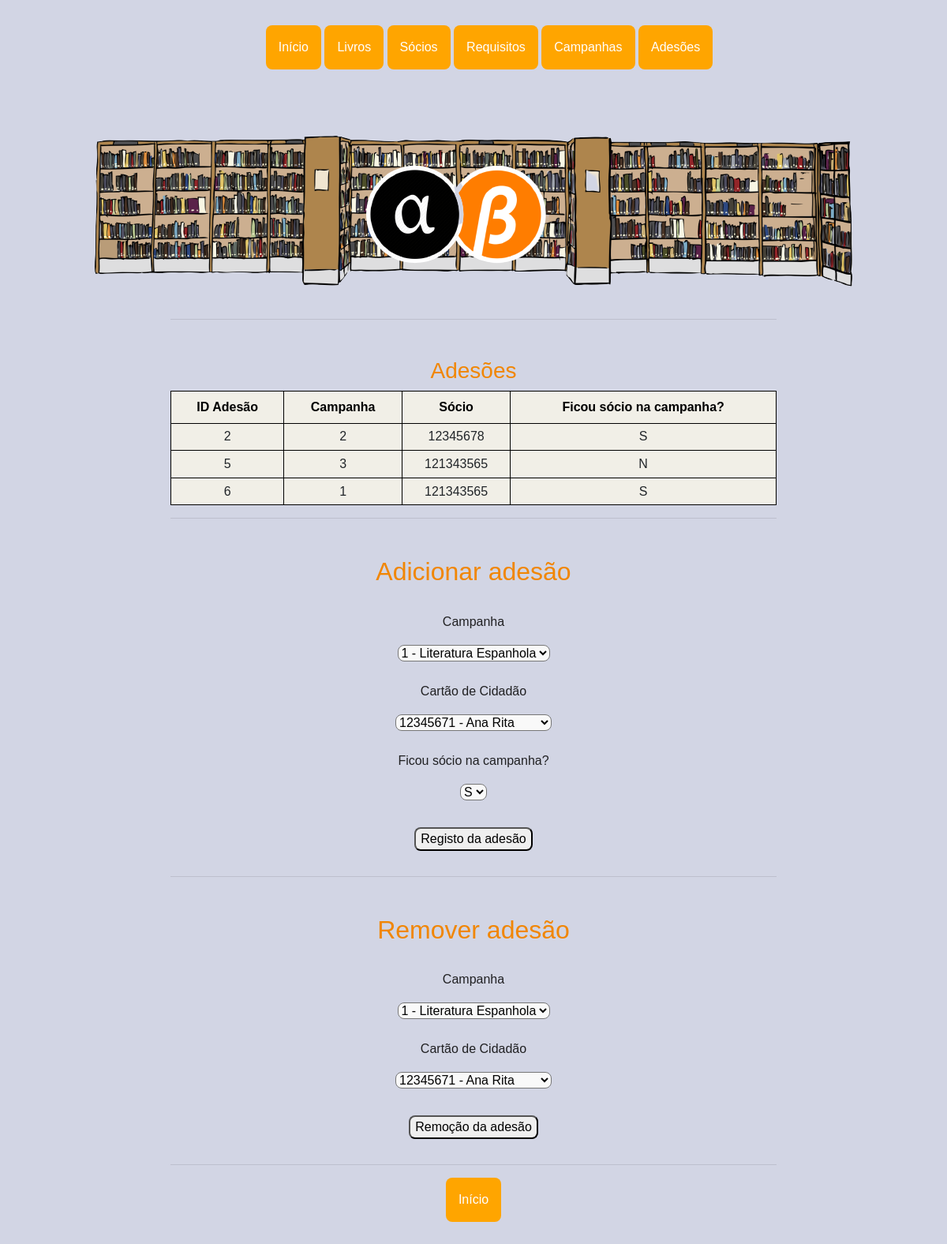
The page /socio_camp on the database as committed earlier.
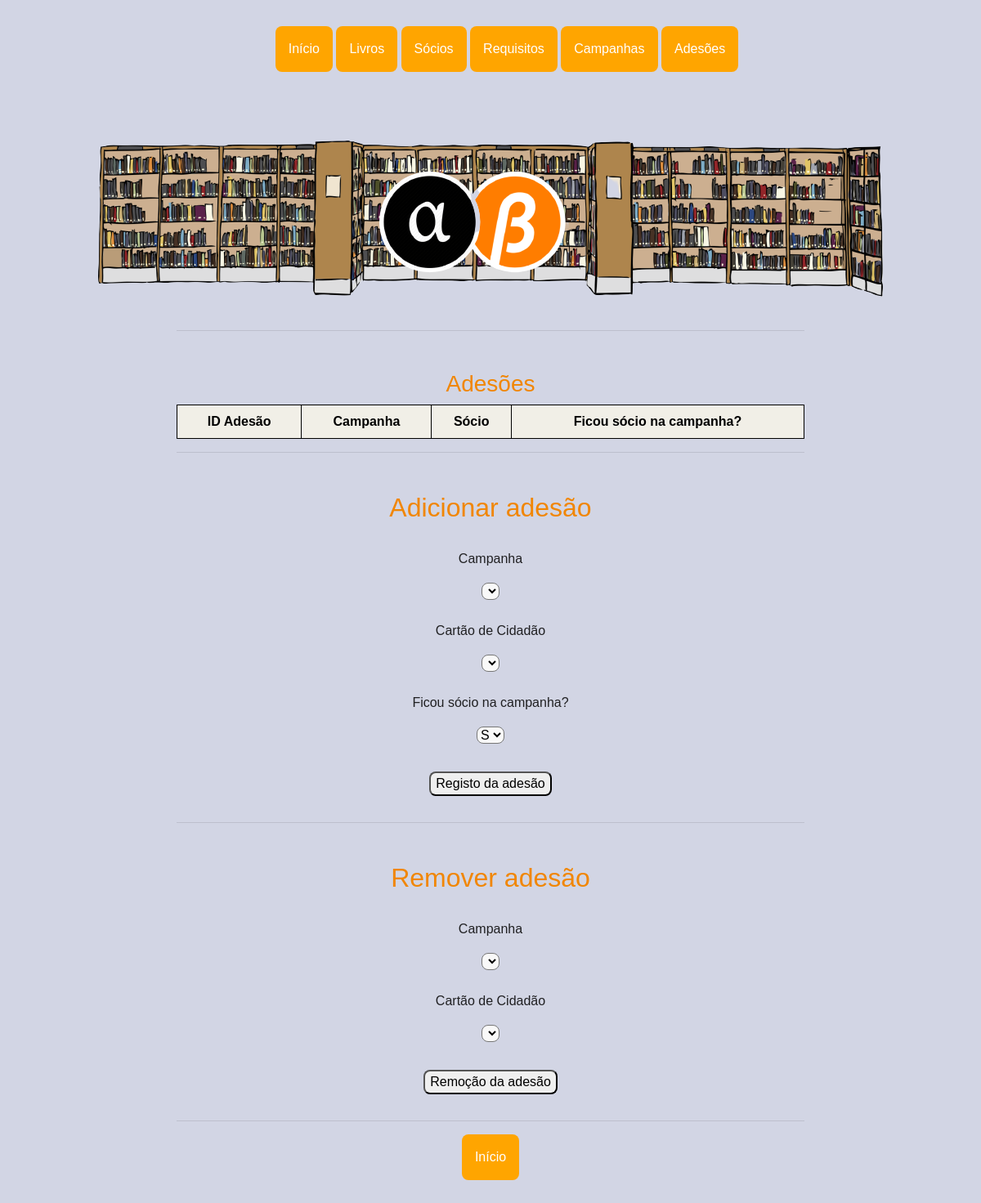
The same page on the database as committed later.
### app.py (models this page shows)
class Socio_Camp(db.Model):
    __tablename__ = 'socio_camp'
    id_sc = db.Column(db.Integer, primary_key=True)
    id_camp_sc = db.Column(db.Integer, db.ForeignKey('campanha.id_camp'))
    cc_sc = db.Column(db.Integer, db.ForeignKey('socio.cc'))
    novo = db.Column(db.String(1))

### app.py (the view)
@app.route('/socio_camp', methods=['GET'])
def socio_camp():
    campanhas = Campanha.query.all()
    socios = Socio.query.all()
    sc = Socio_Camp.query.all()
    return render_template('socio_camp.html', campanhas=campanhas, sc=sc, socios=socios)

### templates/socio_camp.html (shortened to what this page needs)
{% extends "base.html"%} {%block title %}Adesões Campanhas - Biblioteca{%endblock%} {%block pic %}<img class="bgpic"
    src="{{ url_for('static', filename = 'imgs/bb.png') }}" alt="logo" />{%endblock%} {%block content%}
<h3>Adesões</h3>
<table style="width: 100%" class="pure-table pure-table-horizontal">
    <tr>
        <th>ID Adesão</th>
        <th>Campanha</th>
        <th>Sócio</th>
        <th>Ficou sócio na campanha?</th>
    </tr>
    {% for sc in sc %}
    <tr>
        <td>{{sc.id_sc}}</td>
        <td>{{sc.id_camp_sc}}</td>
        <td>{{sc.cc_sc}}</td>
        <td>{{sc.novo}}</td>
        {% endfor %}
    </tr>
</table>
<hr />
<h2>Adicionar adesão</h2>
<form action="/socio_camp2" method="post">
    <p>Campanha</p>
    <select name="campa" id="campa">
        {% for camp in campanhas %}
        <option value="{{ camp.id_camp}}">
            {{camp.id_camp}} - {{camp.nome_camp}}
        </option>
        {% endfor %}
    </select>
    <p>Cartão de Cidadão</p>
    <select name="ccs" id="ccs">
        {% for socio in socios %}
        <option value="{{ socio.cc }}">{{socio.cc}} - {{socio.nome_soc}}</option>
        {% endfor %}
    </select>
    <p>Ficou sócio na campanha?</p>
    <select name="novo" id="novo">
        <option value="S">S</option>
    </select>
    <input type="submit" class="sub final" value="Registo da adesão" />
</form>
<hr />
<h2>Remover adesão</h2>
<form action="/del_adesao" method="post">
    <p>Campanha</p>
    <select name="campa" id="campa">
        {% for camp in campanhas %}
        <option value="{{ camp.id_camp}}">
            {{camp.id_camp}} - {{camp.nome_camp}}
        </option>
        {% endfor %}
    </select>
    <p>Cartão de Cidadão</p>
    <select name="ccs" id="ccs">
        {% for socio in socios %}
        <option value="{{ socio.cc }}">{{socio.cc}} - {{socio.nome_soc}}</option>
        {% endfor %}
    </select>
    <input type="submit" class="sub final" value="Remoção da adesão">
</form>
<hr />
<div class="dropdown">
    <li><a href="/"><button class="dropbtn botoes ">Início</button></a>
    </li>
</div>
{%endblock%}

### templates/base.html (shortened to what this page needs)
<!DOCTYPE html>
<html lang="en">
<head>
    <link rel="stylesheet" href="https://unpkg.com/purecss@2.0.3/build/pure-min.css"
>
    <link rel="stylesheet" href="https://stackpath.bootstrapcdn.com/bootstrap/4.3.1/css/bootstrap.min.css"
 />
    <link rel="stylesheet" type="text/css" href="{{ url_for('static', filename = 'styles.css') }}" />
</head>
<body>
    <header>
        <section id="nav">
            <div class="menu">
                <ul>
                    <div class="dropdown">
                        <li><a href="/"><button class="dropbtn botoes ">Início</button></a>
                        </li>
                    </div>
                    <div class="dropdown">
                        <li><button class="dropbtn botoes">Livros</button>
                        </li>
                    </div>
                    <div class="dropdown">
                        <li><button class="dropbtn botoes">Sócios</button>
                        </li>
                    </div>
                    <div class="dropdown">
                        <li><button class="dropbtn botoes">Requisitos</button>
                        </li>
                    </div>
                    <div class="dropdown">
                        <li><a href="campanhas"><button class="dropbtn botoes ">Campanhas</button></a>
                        </li>
                    </div>
                    <div class="dropdown">
                        <li><a href="socio_camp"><button class="dropbtn botoes">Adesões</button></a>
                        </li>
                    </div>
                </ul>
            </div>
        </section>
        {%block pic%} {%endblock%}
    </header>
    <main>
        <section id="cont">
            <div class="conts">
                <hr />{%block content%} {%endblock%}
            </div>
        </section>
    </main>
</body>
</html>

### static/styles.css (style rules this page uses)
*, *::before, *::after { box-sizing: border-box; }
body { background-color: #d2d5e4; margin: 0; font-family: "Ubuntu", sans-serif; padding-top: 2rem; padding-bottom: 2rem; }
header { display: flex; flex-direction: column; width: 100%; background-color: #d2d5e4; text-align: center; padding-bottom: 1.5rem; }
form { text-align: center; width: auto; }
a { color: #e9e9fc; }
p { color: #202022; padding-top: 1.5rem; }
select { border-radius: 0.5rem; background-color: #f9f9f9; display: inline-block; }
input { border-radius: 0.5rem; }
h1, h2, h3 { color: #f18602; padding-top: 2rem; }
table, th, td { border: 1px solid black; }
table { border-collapse: collapse; border-style: none; }
th { background-color: #f1efe7; color: black; padding: 0.5rem; }
#nav { width: auto; margin-left: 0.25rem; margin-right: 0.25rem; }
#cont { display: flex; flex-direction: column; justify-content: center; font-family: "Ubuntu", sans-serif; max-width: 50rem; margin: 0 auto; padding: 0 1rem; }
.dropbtn { background-color: #4caf50; color: white; padding: 16px; font-size: 16px; border: none; cursor: pointer; }
.dropdown button { background-color: #ffa500; color: white; font-size: 16px; border: none; cursor: pointer; }
.dropdown { position: relative; display: inline-block; }
.dropdown li { display: inline; }
.sub { border-radius: 0.5rem; margin: 2rem; width: auto; }
.conts { padding: 0 0 5rem 0; text-align: center; }
.botoes { border-radius: 0.5rem; width: auto; }
.bgpic { margin: auto; max-width: 50%; }
.final { display: block; margin-left: auto; margin-right: auto; }
@media only screen and (max-width: 350px), screen and (orientation: portrait) { .bgpic { max-width: 100%; } }

Rows that differ between the two databases and show on the page:
removed Socio_Camp: id_sc "2", id_camp_sc "2", cc_sc "12345678", novo "S"
removed Socio_Camp: id_sc "5", id_camp_sc "3", cc_sc "121343565", novo "N"
removed Socio_Camp: id_sc "6", id_camp_sc "1", cc_sc "121343565", novo "S"
Other text that changed with them:
form field campa: "1 - Literatura Espanhola" → (not shown)
form field ccs: "12345671 - Ana Rita" → (not shown)
